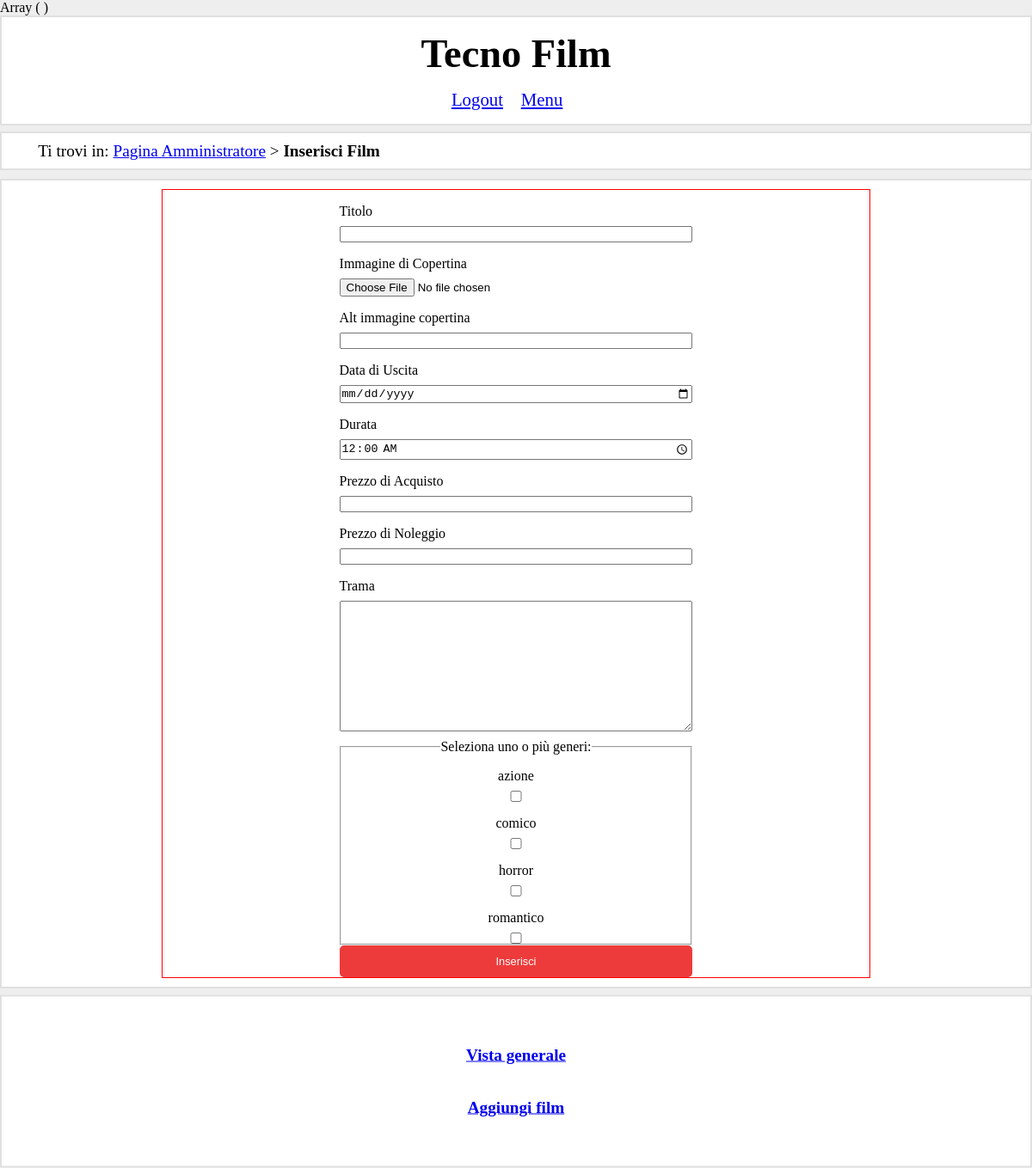
The app's page /php/ins_film_admin.php, older data.
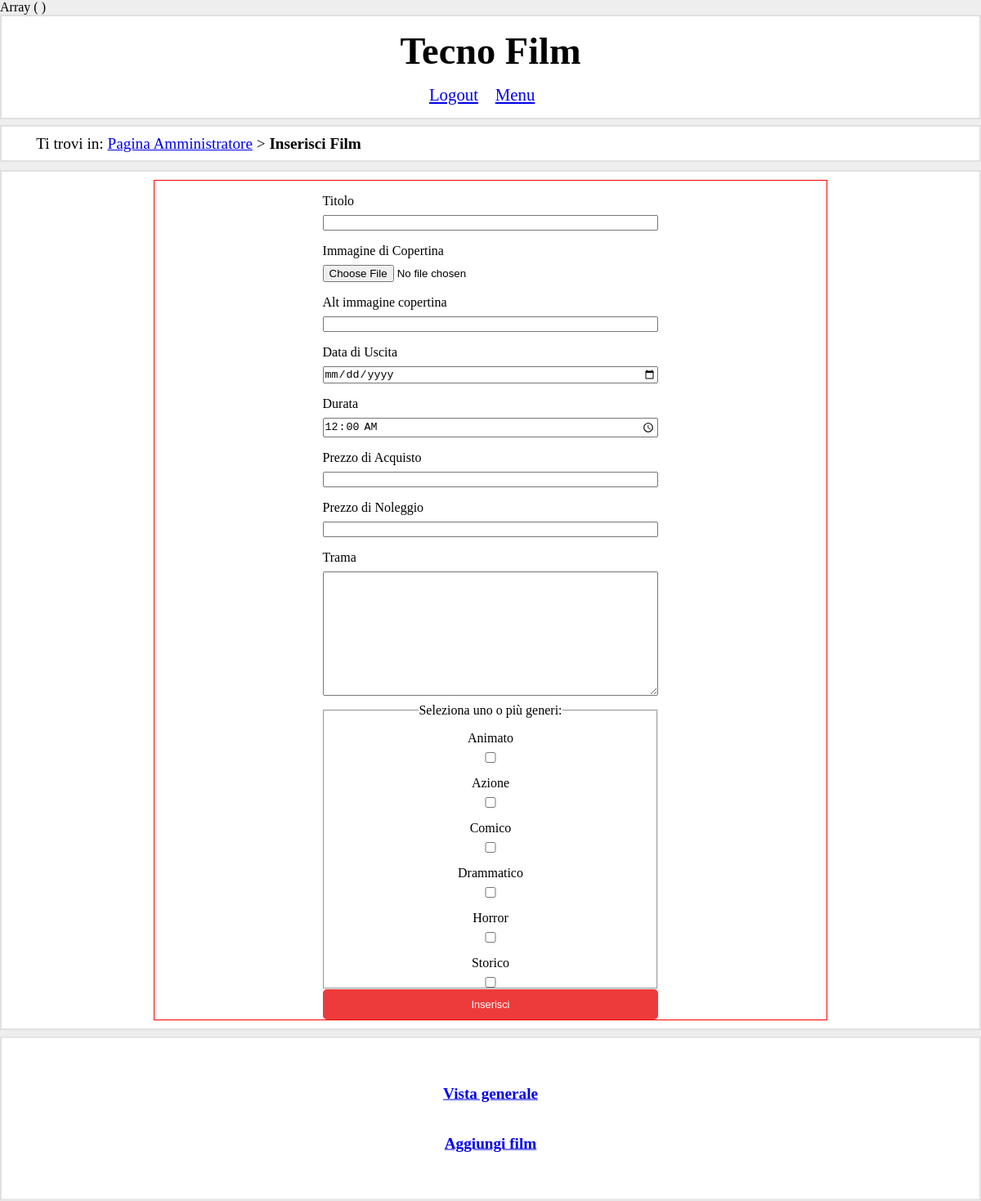
The same page, newer data.
### tables this page shows
CREATE TABLE `genere`(
`ID` INT(10) PRIMARY KEY AUTO_INCREMENT,
`nome_genere` VARCHAR(32) NOT NULL
);

### php/connessione.php (called while the page is built, shortened)
<?php
class Connessione{
    public $conn=null;
    public function apriConnessione(){
        $this->conn = new mysqli(Connessione::HOST,Connessione::USERNAME,Connessione::PASSWORD,Connessione::NOME_DATABASE);
        if(!$this->conn->connect_errno)
            return true;
        else
            return false;
    }
    public function interrogaDB($stringaQuery){
        $risultatoQuery=$this->conn->query($stringaQuery);
        $ris=array();
        if($risultatoQuery && ($risultatoQuery->num_rows>0)){
            while($row=$risultatoQuery->fetch_array(MYSQLI_ASSOC)){
                array_push($ris,$row);
            }
            return $ris;
        }
        else
            return false;
    }
}
?>

### php/ins_film_admin.php (the view, shortened to what this page needs)
<?php
require_once("connessione.php");
print_r($_POST);
$pagina=file_get_contents("../html/ins_film_admin.html");
$header=file_get_contents('../componenti/header_admin_log.html');
$menu=file_get_contents('../componenti/menu_admin_log.html');
$pagina=str_replace('%headerAdmin%',$header,$pagina);
$pagina=str_replace('%menuAdmin%',$menu,$pagina);
$queryNomiGeneri="SELECT nome_genere FROM genere ORDER BY nome_genere ASC";
$connessione=new Connessione();
$connessione->apriConnessione();
$generi=$connessione->interrogaDB($queryNomiGeneri);
$listaGeneri="";
foreach($generi as $valore){
    $nuovaVoce='<label for="'.$valore['nome_genere'].'">'.$valore['nome_genere'].'</label>
    <input type="checkbox" id="'.$valore['nome_genere'].'" name="generi[]" value="'.$valore['nome_genere'].'" class="checkmark">';
    $listaGeneri=$listaGeneri.$nuovaVoce;
}
$pagina=str_replace('%listaGeneri%',$listaGeneri,$pagina);
if(isset($_POST['inserisciFilm'])){
    $datiNuovoFilm=array(
        'titolo'=>$_POST['titoloFilm'],
        'trama'=>$_POST['tramaFilm'],
        'durata'=>$_POST['durataFilm'],
        'dataUscita'=>$_POST['dataUscitaFilm'],
        'prezzoA'=>$_POST['prezzoAcquistoFilm'],
        'prezzoN'=>$_POST['prezzoNoleggioFilm'],
        'copertina'=>"",
        'descrizione'=>$_POST['descrizione'],
        'generi'=>$_POST['generi']
    );
    $gestore=new GestoreFilm($datiNuovoFilm);
    $gestore->inserisciFilm($pagina);
}
else{
    $pagina=str_replace("%errTitolo%","",$pagina);
    $pagina=str_replace("%errCopertina%","",$pagina);
    $pagina=str_replace("%errAlt%","",$pagina);
    $pagina=str_replace("%errTrama%","",$pagina);
    $pagina=str_replace("%errDurata%","",$pagina);
    $pagina=str_replace("%errData%","",$pagina);
    $pagina=str_replace("%errPrezzoA%","",$pagina);
    $pagina=str_replace("%errPrezzoN%","",$pagina);
    $pagina=str_replace("%esitoTransazione%","",$pagina);
}
    echo $pagina;
?>

### css/stile.css (style rules this page uses)
* { margin: 0; padding:0; box-sizing: border-box; }
:root { --colore-bordo-btn:#ed3b3b; --colore-btn:#ed3b3b; --colore-bordo-btn-hover:#ba3838; --colore-btn-hover:#f75d5d; --colore-bordo-header:#e0e0e0; --colore-cerca-titolo:#f2f6ff; --colore-voce-menu-hover:#d8d8d8; --colore-bordo-card:#a1a1a1; --colore-bordo-card:#a1a1a1; --colore-dettagli-card:#f9f9f9; --colore-news:#ffffce; --colore-btn-azione-hover:#53a8e9; --colore-btn-azione:#489cdb; }
html,body { max-width: 1200px; margin:auto; background-color: #eee; font-family: 'Times New Roman', Times, serif; }
h1 { font-size: 2.4em; text-align: center; margin:0.6em 0; }
.btn { color: white; background-color: var(--colore-btn); border:2px solid var(--colore-bordo-btn); padding:0.7em 1.5em; display: block; border-radius: 5px; transition: ease-in-out 0.2s; text-align: center; text-decoration: none; font-size: 0.8em; }
.grassetto { font-weight: bold; }
ul { text-align: center; }
ul li { list-style-type: none; display: inline-block; }
fieldset { text-align: center; }
header { width: 100%; background-color: white; display: flex; flex-flow: row nowrap; padding: 1em 2em; border: 2px solid var(--colore-bordo-header); }
#logo { font-size: 3.7em; margin:0; white-space: nowrap; }
#account { display: flex; align-items: center; }
#account a { margin-right:1em; font-size: 1.3em; }
#menuHam { display: none; }
#breadcrumb { width: 100%; font-size: 1.2em; padding:0.5em 2.2em; margin-top:0.4em; background-color: white; border: 2px solid var(--colore-bordo-header); }
#impaginazione { display: flex; margin-top: 0.6em; position: relative; }
#menu-news { display: flex; flex-direction: column; width: 20%; margin-right: 0.6em; }
#menuPrincipale { font-weight: bold; color: red; background-color: yellow; padding: 1em 0; text-decoration: none; }
#menuPrincipale { text-align: center; background-color: white; border: 2px solid var(--colore-bordo-header); font-size: 1.2em; }
#menuPrincipale ul { margin:1em 0; }
#menuPrincipale li { display: block; }
#menuPrincipale a { display:block; padding: 1em 0; }
#contenuto { width: 80%; background-color: white; padding:0.6em; border: 2px solid var(--colore-bordo-header); position:relative; }
#titoloRecensioni,#trama { margin-bottom:0.7em; }
.flexEsteso { flex: 1 0 0; text-align: left; }
#formFilm { width: 70%; border:1px solid red; display:flex; flex-direction: column; margin:auto; }
#formFilm label,form[id="formFilm"] input:not(input[type="checkbox"]) { width: 50%; margin:auto; }
form[id="formFilm"] input[type="checkbox"] { display: inline; }
#formFilm div[class="ordinamento"] label { display: inline-block; }
#formFilm label { margin-top:1em; margin-bottom:0.5em; }
.ordinamento { width: 100%; display: flex; flex-direction: column; }
textarea[id="trama"],fieldset[id="generi"] { width: 50%; margin:auto; }
form[id="formFilm"] input[class="btn"] { margin-top:2em; width: 30%; }
@media screen and (max-width: 75em) { #contenuto { width: 100%; } }
@media screen and (max-width: 75em) { header { flex-direction: column; align-items: center; } }
@media screen and (max-width: 75em) { #logo { text-align: center; font-size: 2.9em; white-space: normal; order:2; } }
@media screen and (max-width: 75em) { #account { flex-wrap: wrap; order: 3; } }
@media screen and (max-width: 75em) { #account a { margin-top: 0.7em; } }
@media screen and (max-width: 75em) { #account a:last-child { margin-top: 0.7em; } }
@media screen and (max-width: 75em) { #menuHam { display: block; } }
@media screen and (max-width: 75em) { #impaginazione { flex-direction:row; flex-wrap: wrap; } }
@media screen and (max-width: 75em) { #menu-news { margin-right: 0; width: 100%; } }
@media screen and (max-width: 75em) { #menuPrincipale { position: absolute; width: 100%; bottom: -0.4em; left: 0; transform: translateY(100%); } }

Row changes from the older to the newer data that the page shows:
changed genere: nome_genere "comico" → "Animato"
changed genere: nome_genere "horror" → "Azione"
changed genere: nome_genere "romantico" → "Comico"
changed genere: nome_genere "azione" → "Drammatico"
added genere: nome_genere "Horror"
added genere: nome_genere "Storico"
Text that changed along with them:
form field nome_genere: "☐ ☐ ☐ ☐" → "☐ ☐ ☐ ☐ ☐ ☐"
